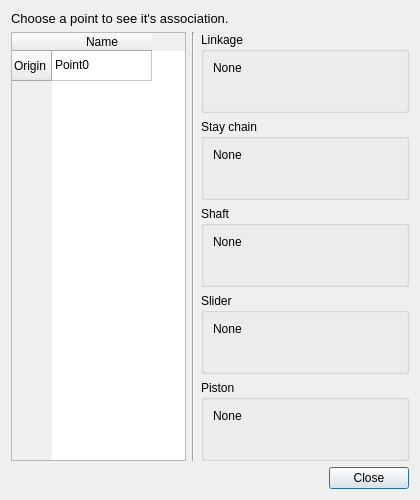
<?xml version="1.0" encoding="UTF-8"?>
<ui version="4.0">
 <class>Dialog</class>
 <widget class="QDialog" name="Dialog">
  <property name="geometry">
   <rect>
    <x>0</x>
    <y>0</y>
    <width>420</width>
    <height>500</height>
   </rect>
  </property>
  <property name="minimumSize">
   <size>
    <width>420</width>
    <height>500</height>
   </size>
  </property>
  <property name="maximumSize">
   <size>
    <width>420</width>
    <height>500</height>
   </size>
  </property>
  <property name="windowTitle">
   <string>Points Association</string>
  </property>
  <property name="sizeGripEnabled">
   <bool>false</bool>
  </property>
  <property name="modal">
   <bool>true</bool>
  </property>
  <layout class="QVBoxLayout" name="verticalLayout_2">
   <item>
    <widget class="QLabel" name="label">
     <property name="text">
      <string>&lt;html&gt;&lt;head/&gt;&lt;body&gt;&lt;p&gt;&lt;span style=&quot; font-size:10pt;&quot;&gt;Choose a point to see it's association.&lt;/span&gt;&lt;/p&gt;&lt;/body&gt;&lt;/html&gt;</string>
     </property>
    </widget>
   </item>
   <item>
    <layout class="QHBoxLayout" name="horizontalLayout">
     <item>
      <widget class="QTableWidget" name="tableWidget">
       <property name="sizePolicy">
        <sizepolicy hsizetype="Fixed" vsizetype="Expanding">
         <horstretch>0</horstretch>
         <verstretch>0</verstretch>
        </sizepolicy>
       </property>
       <property name="maximumSize">
        <size>
         <width>175</width>
         <height>16777215</height>
        </size>
       </property>
       <row>
        <property name="text">
         <string>Origin</string>
        </property>
       </row>
       <column>
        <property name="text">
         <string>Name</string>
        </property>
       </column>
       <item row="0" column="0">
        <property name="text">
         <string>Point0</string>
        </property>
       </item>
      </widget>
     </item>
     <item>
      <widget class="Line" name="line">
       <property name="orientation">
        <enum>Qt::Vertical</enum>
       </property>
      </widget>
     </item>
     <item>
      <layout class="QVBoxLayout" name="verticalLayout">
       <item>
        <widget class="QGroupBox" name="lineBox">
         <property name="sizePolicy">
          <sizepolicy hsizetype="Expanding" vsizetype="Preferred">
           <horstretch>0</horstretch>
           <verstretch>0</verstretch>
          </sizepolicy>
         </property>
         <property name="title">
          <string>Linkage</string>
         </property>
         <layout class="QVBoxLayout" name="verticalLayout_3">
          <item>
           <widget class="QLabel" name="lineLable">
            <property name="text">
             <string>None</string>
            </property>
           </widget>
          </item>
          <item>
           <spacer name="verticalSpacer_6">
            <property name="orientation">
             <enum>Qt::Vertical</enum>
            </property>
            <property name="sizeHint" stdset="0">
             <size>
              <width>20</width>
              <height>40</height>
             </size>
            </property>
           </spacer>
          </item>
         </layout>
        </widget>
       </item>
       <item>
        <widget class="QGroupBox" name="chainBox">
         <property name="sizePolicy">
          <sizepolicy hsizetype="Expanding" vsizetype="Preferred">
           <horstretch>0</horstretch>
           <verstretch>0</verstretch>
          </sizepolicy>
         </property>
         <property name="title">
          <string>Stay chain</string>
         </property>
         <layout class="QVBoxLayout" name="verticalLayout_4">
          <item>
           <widget class="QLabel" name="chainLable">
            <property name="text">
             <string>None</string>
            </property>
           </widget>
          </item>
          <item>
           <spacer name="verticalSpacer_5">
            <property name="orientation">
             <enum>Qt::Vertical</enum>
            </property>
            <property name="sizeHint" stdset="0">
             <size>
              <width>20</width>
              <height>40</height>
             </size>
            </property>
           </spacer>
          </item>
         </layout>
        </widget>
       </item>
       <item>
        <widget class="QGroupBox" name="shaftBox">
         <property name="sizePolicy">
          <sizepolicy hsizetype="Expanding" vsizetype="Preferred">
           <horstretch>0</horstretch>
           <verstretch>0</verstretch>
          </sizepolicy>
         </property>
         <property name="title">
          <string>Shaft</string>
         </property>
         <layout class="QVBoxLayout" name="verticalLayout_5">
          <item>
           <widget class="QLabel" name="shaftLable">
            <property name="text">
             <string>None</string>
            </property>
           </widget>
          </item>
          <item>
           <spacer name="verticalSpacer_4">
            <property name="orientation">
             <enum>Qt::Vertical</enum>
            </property>
            <property name="sizeHint" stdset="0">
             <size>
              <width>20</width>
              <height>40</height>
             </size>
            </property>
           </spacer>
          </item>
         </layout>
        </widget>
       </item>
       <item>
        <widget class="QGroupBox" name="sliderBox">
         <property name="sizePolicy">
          <sizepolicy hsizetype="Expanding" vsizetype="Preferred">
           <horstretch>0</horstretch>
           <verstretch>0</verstretch>
          </sizepolicy>
         </property>
         <property name="title">
          <string>Slider</string>
         </property>
         <layout class="QVBoxLayout" name="verticalLayout_6">
          <item>
           <widget class="QLabel" name="sliderLable">
            <property name="text">
             <string>None</string>
            </property>
           </widget>
          </item>
          <item>
           <spacer name="verticalSpacer_3">
            <property name="orientation">
             <enum>Qt::Vertical</enum>
            </property>
            <property name="sizeHint" stdset="0">
             <size>
              <width>20</width>
              <height>40</height>
             </size>
            </property>
           </spacer>
          </item>
         </layout>
        </widget>
       </item>
       <item>
        <widget class="QGroupBox" name="rodBox">
         <property name="sizePolicy">
          <sizepolicy hsizetype="Expanding" vsizetype="Preferred">
           <horstretch>0</horstretch>
           <verstretch>0</verstretch>
          </sizepolicy>
         </property>
         <property name="title">
          <string>Piston</string>
         </property>
         <layout class="QVBoxLayout" name="verticalLayout_7">
          <item>
           <widget class="QLabel" name="rodLable">
            <property name="text">
             <string>None</string>
            </property>
           </widget>
          </item>
          <item>
           <spacer name="verticalSpacer">
            <property name="orientation">
             <enum>Qt::Vertical</enum>
            </property>
            <property name="sizeHint" stdset="0">
             <size>
              <width>20</width>
              <height>40</height>
             </size>
            </property>
           </spacer>
          </item>
         </layout>
        </widget>
       </item>
      </layout>
     </item>
    </layout>
   </item>
   <item>
    <layout class="QHBoxLayout" name="horizontalLayout_2">
     <item>
      <spacer name="horizontalSpacer">
       <property name="orientation">
        <enum>Qt::Horizontal</enum>
       </property>
       <property name="sizeHint" stdset="0">
        <size>
         <width>40</width>
         <height>20</height>
        </size>
       </property>
      </spacer>
     </item>
     <item>
      <widget class="QDialogButtonBox" name="buttonBox">
       <property name="sizePolicy">
        <sizepolicy hsizetype="Fixed" vsizetype="Fixed">
         <horstretch>0</horstretch>
         <verstretch>0</verstretch>
        </sizepolicy>
       </property>
       <property name="standardButtons">
        <set>QDialogButtonBox::Close</set>
       </property>
      </widget>
     </item>
    </layout>
   </item>
  </layout>
 </widget>
 <resources/>
 <connections>
  <connection>
   <sender>buttonBox</sender>
   <signal>rejected()</signal>
   <receiver>Dialog</receiver>
   <slot>reject()</slot>
   <hints>
    <hint type="sourcelabel">
     <x>349</x>
     <y>476</y>
    </hint>
    <hint type="destinationlabel">
     <x>199</x>
     <y>249</y>
    </hint>
   </hints>
  </connection>
 </connections>
</ui>
